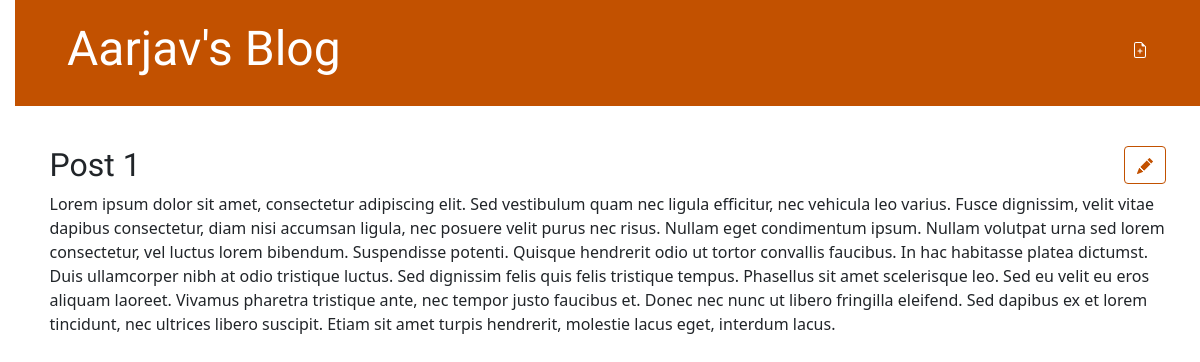
The app's page /post/1/ with its own data.
### blog/models.py (models this page shows, shortened)
class Post(models.Model):  # Post is a type of Model and inherits properties.
    author = models.ForeignKey(
        settings.AUTH_USER_MODEL, on_delete=models.CASCADE
    )  # ForeignKey - link to another model.
    title = models.CharField(
        max_length=200
    )  # CharField - field for small to large strings.
    text = models.TextField()  # TextField is a field for large text.
    created_date = models.DateTimeField(
        default=timezone.now
    )  # DateTimeField - field for date and time.
    published_date = models.DateTimeField(blank=True, null=True)

### blog/views.py (the view)
# urls.py: path("post/<int:pk>/", views.post_detail, name="post_detail"),
def post_detail(request, pk):  # This view displays a single post
    post = get_object_or_404(Post, pk=pk)
    return render(request, "blog/post_detail.html", {"post": post})

### blog/templates/blog/post_detail.html (shortened to what this page needs)
{% extends 'blog/base.html' %}
{% block content %}
<article class="post">
    <aside class="actions">
        <a class="btn btn-secondary" href="{% url 'post_edit' pk=post.pk %}">
        </a>
    </aside>
    <h2>{{ post.title }}</h2>
    <p>{{ post.text|linebreaksbr }}</p>
</article>
{% endblock %}

### blog/static/css/blog.css (style rules this page uses)
body { padding-left: 15px; }
h1, h2, h3, h4 { font-family: 'Lobster', cursive; }
.post { margin-bottom: 70px; }
.post>.date, .post>.actions { float: right; }
.btn-secondary, .btn-secondary:visited { color: #C25100; background: none; border-color: #C25100; }

### records on screen
Post: title "Post 1", text "Lorem ipsum dolor sit amet, consectetur adipiscing elit. Sed vestibulum quam nec ligula efficitur, nec vehicula leo varius. Fusce dignissim, velit vitae dapibus consectetur, diam nisi accumsan ligula, nec posuere velit purus nec risus. Nullam eget condimentum ipsum. Nullam volutpat urna sed lorem consectetur, vel luctus lorem bibendum. Suspendisse potenti. Quisque hendrerit odio ut tortor convallis faucibus. In hac habitasse platea dictumst. Duis ullamcorper nibh at odio tristique luctus. Sed dignissim felis quis felis tristique tempus. Phasellus sit amet scelerisque leo. Sed eu velit eu eros aliquam laoreet. Vivamus pharetra tristique ante, nec tempor justo faucibus et. Donec nec nunc ut…"
